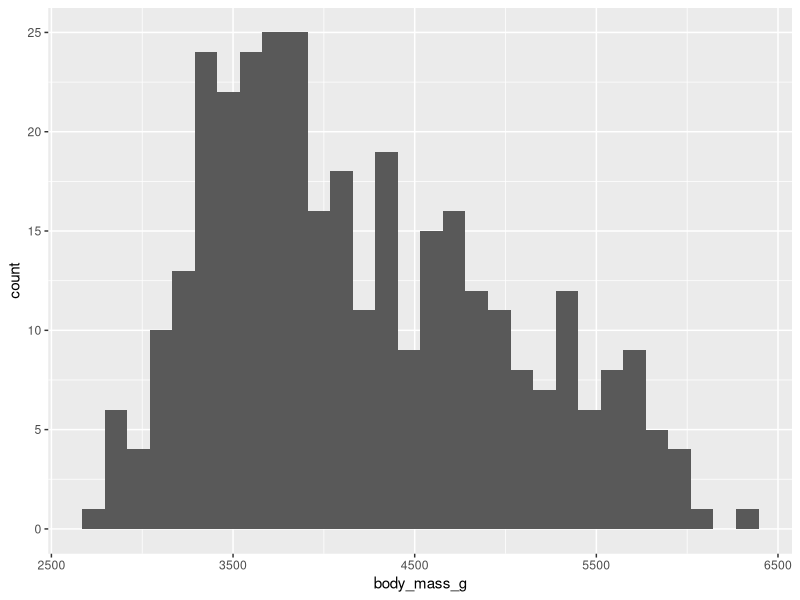

The R source for this figure:
## ---- chunk 1
#| label: load_packages
#| include: false
library(tidyverse)

## ---- chunk 2
#| label: load_data
#| echo: true
#| tbl-cap: this is the data
library(palmerpenguins)

penguins |>
select(species, island) |>
head(2) |>
knitr::kable(format = "latex")


## ---- chunk 3
#| label: fig-pengs
#| fig-cap: "Quarterly sales, advertising and GDP data."


ggplot(penguins, aes(body_mass_g)) + geom_histogram()

